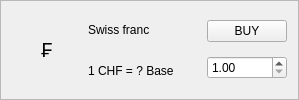
                 <widget class="QFrame" name="card_chf">
                  <property name="minimumSize">
                   <size>
                    <width>0</width>
                    <height>100</height>
                   </size>
                  </property>
                  <property name="maximumSize">
                   <size>
                    <width>16777215</width>
                    <height>120</height>
                   </size>
                  </property>
                  <property name="frameShape">
                   <enum>QFrame::StyledPanel</enum>
                  </property>
                  <property name="frameShadow">
                   <enum>QFrame::Raised</enum>
                  </property>
                  <layout class="QHBoxLayout" name="horizontalLayout_17">
                   <item>
                    <widget class="QLabel" name="lbl_icon_chf">
                     <property name="minimumSize">
                      <size>
                       <width>70</width>
                       <height>70</height>
                      </size>
                     </property>
                     <property name="font">
                      <font>
                       <pointsize>15</pointsize>
                      </font>
                     </property>
                     <property name="text">
                      <string>₣</string>
                     </property>
                     <property name="alignment">
                      <set>Qt::AlignCenter</set>
                     </property>
                    </widget>
                   </item>
                   <item>
                    <layout class="QVBoxLayout" name="verticalLayout_37">
                     <item>
                      <widget class="QLabel" name="lbl_name_chf">
                       <property name="minimumSize">
                        <size>
                         <width>0</width>
                         <height>0</height>
                        </size>
                       </property>
                       <property name="text">
                        <string>Swiss franc</string>
                       </property>
                      </widget>
                     </item>
                     <item>
                      <widget class="QLabel" name="lbl_rate_chf">
                       <property name="minimumSize">
                        <size>
                         <width>0</width>
                         <height>0</height>
                        </size>
                       </property>
                       <property name="text">
                        <string>1 CHF = ? Base</string>
                       </property>
                      </widget>
                     </item>
                    </layout>
                   </item>
                   <item>
                    <spacer name="horizontalSpacer_17">
                     <property name="orientation">
                      <enum>Qt::Horizontal</enum>
                     </property>
                     <property name="sizeType">
                      <enum>QSizePolicy::Expanding</enum>
                     </property>
                     <property name="sizeHint" stdset="0">
                      <size>
                       <width>27</width>
                       <height>20</height>
                      </size>
                     </property>
                    </spacer>
                   </item>
                   <item>
                    <layout class="QVBoxLayout" name="verticalLayout_38">
                     <item>
                      <widget class="QPushButton" name="buy_chf_button">
                       <property name="text">
                        <string>BUY</string>
                       </property>
                      </widget>
                     </item>
                     <item>
                      <widget class="QDoubleSpinBox" name="dsb_amount_chf">
                       <property name="minimum">
                        <double>1.000000000000000</double>
                       </property>
                      </widget>
                     </item>
                    </layout>
                   </item>
                  </layout>
                 </widget>
